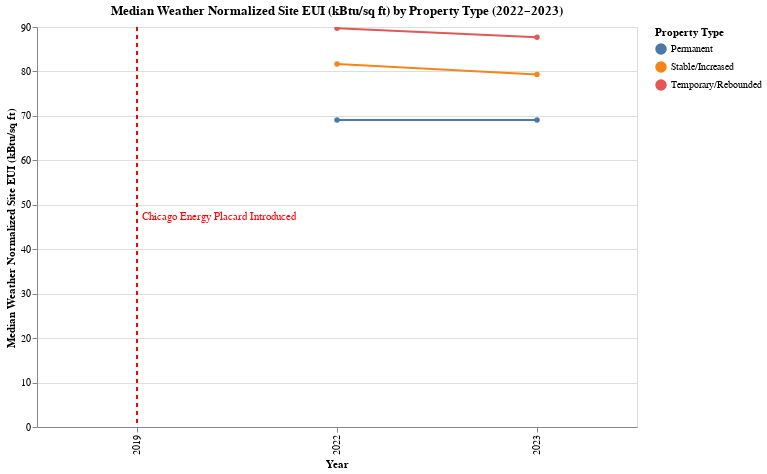

Here is the notebook cell this chart was saved with:
### Code cell
covid_weather_site = plot_metric_by_property(
    df=top_energy,
    metric_col="Weather Normalized Site EUI (kBtu/sq ft)",
    property_col="COVID Impact Category",
    agg_func=pd.Series.median,
)
covid_weather_site

### Figure 1 — Vega-Lite specification as saved in the notebook (floating-point values rounded to 4 significant figures)
{"config": {"view": {"continuousWidth": 300, "continuousHeight": 300}}, "layer": [{"data": {"name": "data-e6ef22bf6f1bec07f1cbc3dd353ad3a2"}, "mark": {"type": "line", "point": true}, "encoding": {"color": {"field": "COVID Impact Category", "title": "Property Type", "type": "nominal"}, "tooltip": [{"field": "COVID Impact Category", "title": "Property Type", "type": "nominal"}, {"field": "Data Year", "title": "Year", "type": "quantitative"}, {"field": "Aggregated_Metric", "format": ".2f", "title": "Median Weather Normalized Site EUI (kBtu/sq ft)", "type": "quantitative"}], "x": {"field": "Data Year", "sort": "ascending", "title": "Year", "type": "ordinal"}, "y": {"field": "Aggregated_Metric", "title": "Median Weather Normalized Site EUI (kBtu/sq ft)", "type": "quantitative"}}, "name": "view_119"}, {"data": {"name": "data-0c454f3f83ff251380041a7c1dc9c76c"}, "mark": {"type": "rule", "color": "red", "size": 2, "strokeDash": [4, 4]}, "encoding": {"x": {"field": "Data Year", "type": "ordinal"}}}, {"data": {"name": "data-59d4f649ef26394b53c706eca5efd7c6"}, "mark": {"type": "text", "align": "left", "baseline": "bottom", "color": "red", "dx": 5, "dy": -5}, "encoding": {"text": {"field": "label", "type": "nominal"}, "x": {"field": "Data Year", "type": "ordinal"}}}], "height": 400, "params": [{"name": "param_74", "select": {"type": "interval", "encodings": ["x", "y"]}, "bind": "scales", "views": ["view_119"]}], "title": "Median Weather Normalized Site EUI (kBtu/sq ft) by Property Type (2022–2023)", "width": 600, "$schema": "https://vega.github.io/schema/vega-lite/v5.20.1.json", "datasets": {"data-e6ef22bf6f1bec07f1cbc3dd353ad3a2": [{"Data Year": 2022, "COVID Impact Category": "Permanent", "Aggregated_Metric": 69.1}, {"Data Year": 2022, "COVID Impact Category": "Stable/Increased", "Aggregated_Metric": 81.7}, {"Data Year": 2022, "COVID Impact Category": "Temporary/Rebounded", "Aggregated_Metric": 89.7}, {"Data Year": 2023, "COVID Impact Category": "Permanent", "Aggregated_Metric": 69.1}, {"Data Year": 2023, "COVID Impact Category": "Stable/Increased", "Aggregated_Metric": 79.3}, {"Data Year": 2023, "COVID Impact Category": "Temporary/Rebounded", "Aggregated_Metric": 87.7}], "data-0c454f3f83ff251380041a7c1dc9c76c": [{"Data Year": 2019}], "data-59d4f649ef26394b53c706eca5efd7c6": [{"Data Year": 2019, "label": "Chicago Energy Placard Introduced"}]}}
